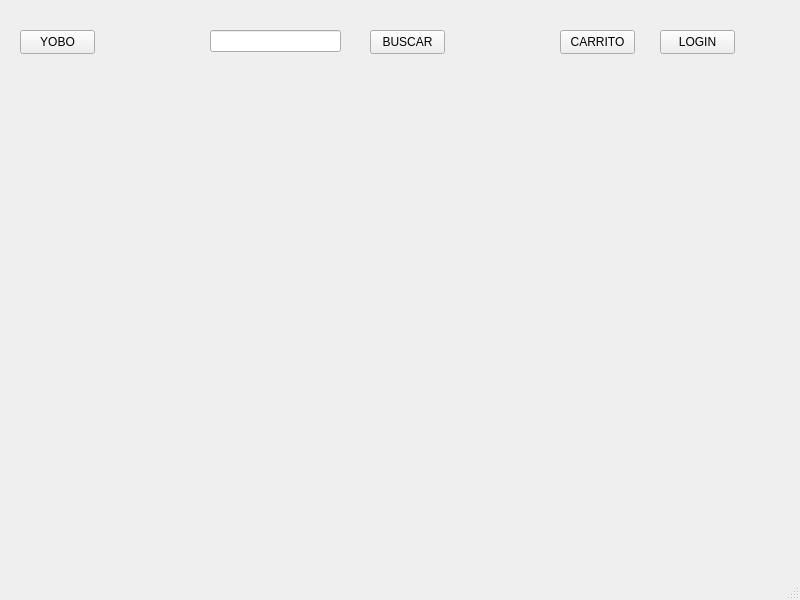
<?xml version="1.0" encoding="UTF-8"?>
<ui version="4.0">
 <class>MainWindow</class>
 <widget class="QMainWindow" name="MainWindow">
  <property name="geometry">
   <rect>
    <x>0</x>
    <y>0</y>
    <width>800</width>
    <height>600</height>
   </rect>
  </property>
  <property name="windowTitle">
   <string>MainWindow</string>
  </property>
  <widget class="QWidget" name="centralwidget">
   <widget class="QStackedWidget" name="stackedWidget">
    <property name="geometry">
     <rect>
      <x>0</x>
      <y>10</y>
      <width>781</width>
      <height>551</height>
     </rect>
    </property>
    <property name="currentIndex">
     <number>0</number>
    </property>
    <widget class="QWidget" name="pagePRINCIPAL">
     <widget class="QPushButton" name="pushButtonYOBO">
      <property name="geometry">
       <rect>
        <x>20</x>
        <y>20</y>
        <width>75</width>
        <height>24</height>
       </rect>
      </property>
      <property name="text">
       <string>YOBO</string>
      </property>
     </widget>
     <widget class="QPushButton" name="pushButtonLOGIN">
      <property name="geometry">
       <rect>
        <x>660</x>
        <y>20</y>
        <width>75</width>
        <height>24</height>
       </rect>
      </property>
      <property name="text">
       <string>LOGIN</string>
      </property>
     </widget>
     <widget class="QPushButton" name="pushButtonBUSCAR">
      <property name="geometry">
       <rect>
        <x>370</x>
        <y>20</y>
        <width>75</width>
        <height>24</height>
       </rect>
      </property>
      <property name="text">
       <string>BUSCAR</string>
      </property>
     </widget>
     <widget class="QPushButton" name="pushButtonCARRITO">
      <property name="geometry">
       <rect>
        <x>560</x>
        <y>20</y>
        <width>75</width>
        <height>24</height>
       </rect>
      </property>
      <property name="text">
       <string>CARRITO</string>
      </property>
     </widget>
     <widget class="QLineEdit" name="lineEditBUSCADOR">
      <property name="geometry">
       <rect>
        <x>210</x>
        <y>20</y>
        <width>131</width>
        <height>22</height>
       </rect>
      </property>
     </widget>
    </widget>
    <widget class="QWidget" name="pageCARRITO">
     <widget class="QPushButton" name="pushButtonYOBO_2">
      <property name="geometry">
       <rect>
        <x>10</x>
        <y>10</y>
        <width>75</width>
        <height>24</height>
       </rect>
      </property>
      <property name="text">
       <string>YOBO</string>
      </property>
     </widget>
     <widget class="QLabel" name="labelCARRITO">
      <property name="geometry">
       <rect>
        <x>290</x>
        <y>40</y>
        <width>49</width>
        <height>16</height>
       </rect>
      </property>
      <property name="text">
       <string>Carrito</string>
      </property>
     </widget>
    </widget>
    <widget class="QWidget" name="pageLOGIN">
     <widget class="QPushButton" name="pushButtonYOBO_3">
      <property name="geometry">
       <rect>
        <x>280</x>
        <y>60</y>
        <width>161</width>
        <height>31</height>
       </rect>
      </property>
      <property name="text">
       <string>YOBO</string>
      </property>
     </widget>
     <widget class="QPushButton" name="pushButtonINICIARSESION">
      <property name="geometry">
       <rect>
        <x>270</x>
        <y>120</y>
        <width>181</width>
        <height>41</height>
       </rect>
      </property>
      <property name="text">
       <string>INICIAR SESIÓN</string>
      </property>
     </widget>
     <widget class="QPushButton" name="pushButtonCREARCUENTA">
      <property name="geometry">
       <rect>
        <x>270</x>
        <y>180</y>
        <width>181</width>
        <height>41</height>
       </rect>
      </property>
      <property name="text">
       <string>CREAR CUENTA</string>
      </property>
     </widget>
     <widget class="QLabel" name="labelLOGIN">
      <property name="geometry">
       <rect>
        <x>330</x>
        <y>10</y>
        <width>49</width>
        <height>16</height>
       </rect>
      </property>
      <property name="text">
       <string>Login</string>
      </property>
     </widget>
    </widget>
    <widget class="QWidget" name="page">
     <widget class="QPushButton" name="pushButtonYOBO_5">
      <property name="geometry">
       <rect>
        <x>30</x>
        <y>10</y>
        <width>75</width>
        <height>24</height>
       </rect>
      </property>
      <property name="text">
       <string>YOBO</string>
      </property>
     </widget>
     <widget class="QLabel" name="labelINICIARSESION">
      <property name="geometry">
       <rect>
        <x>300</x>
        <y>10</y>
        <width>101</width>
        <height>51</height>
       </rect>
      </property>
      <property name="text">
       <string>Iniciar Sesion</string>
      </property>
     </widget>
     <widget class="QLabel" name="labelINGRESARCORREO">
      <property name="geometry">
       <rect>
        <x>100</x>
        <y>150</y>
        <width>161</width>
        <height>16</height>
       </rect>
      </property>
      <property name="text">
       <string>Ingresar Correo Electronico</string>
      </property>
     </widget>
     <widget class="QLabel" name="labelINGRESARCONTRA">
      <property name="geometry">
       <rect>
        <x>100</x>
        <y>200</y>
        <width>161</width>
        <height>16</height>
       </rect>
      </property>
      <property name="text">
       <string>Ingresar Contraseña</string>
      </property>
     </widget>
     <widget class="QLineEdit" name="lineEditRECIBIRCORREO">
      <property name="geometry">
       <rect>
        <x>300</x>
        <y>150</y>
        <width>131</width>
        <height>22</height>
       </rect>
      </property>
     </widget>
     <widget class="QLineEdit" name="lineEditRECIBIRCONTRA">
      <property name="geometry">
       <rect>
        <x>300</x>
        <y>190</y>
        <width>131</width>
        <height>22</height>
       </rect>
      </property>
     </widget>
     <widget class="QPushButton" name="pushButtonINICIARSESION_LOG">
      <property name="geometry">
       <rect>
        <x>280</x>
        <y>250</y>
        <width>151</width>
        <height>24</height>
       </rect>
      </property>
      <property name="text">
       <string>INICIAR SESION</string>
      </property>
     </widget>
    </widget>
    <widget class="QWidget" name="page_4">
     <widget class="QPushButton" name="pushButtonYOBO_4">
      <property name="geometry">
       <rect>
        <x>20</x>
        <y>10</y>
        <width>75</width>
        <height>24</height>
       </rect>
      </property>
      <property name="text">
       <string>YOBO</string>
      </property>
     </widget>
     <widget class="QLabel" name="labelCREARCUENTA">
      <property name="geometry">
       <rect>
        <x>290</x>
        <y>20</y>
        <width>141</width>
        <height>41</height>
       </rect>
      </property>
      <property name="text">
       <string>CREAR CUENTA</string>
      </property>
     </widget>
     <widget class="QPushButton" name="pushButtonCREARCUENTA_LOG">
      <property name="geometry">
       <rect>
        <x>290</x>
        <y>370</y>
        <width>151</width>
        <height>24</height>
       </rect>
      </property>
      <property name="text">
       <string>CREAR CUENTA</string>
      </property>
     </widget>
     <widget class="QLineEdit" name="lineEditRECIBIRCONTRA_USER">
      <property name="geometry">
       <rect>
        <x>410</x>
        <y>270</y>
        <width>131</width>
        <height>22</height>
       </rect>
      </property>
     </widget>
     <widget class="QLabel" name="labelINGRESARCONTRA_CREAR_USER">
      <property name="geometry">
       <rect>
        <x>210</x>
        <y>270</y>
        <width>161</width>
        <height>16</height>
       </rect>
      </property>
      <property name="text">
       <string>Ingresar Contraseña</string>
      </property>
     </widget>
     <widget class="QLineEdit" name="lineEditRECIBIRCORREO_USER">
      <property name="geometry">
       <rect>
        <x>410</x>
        <y>230</y>
        <width>131</width>
        <height>22</height>
       </rect>
      </property>
     </widget>
     <widget class="QLabel" name="labelINGRESARCORREO_CREAR_USER">
      <property name="geometry">
       <rect>
        <x>210</x>
        <y>230</y>
        <width>161</width>
        <height>16</height>
       </rect>
      </property>
      <property name="text">
       <string>Ingresar Correo Electronico</string>
      </property>
     </widget>
     <widget class="QLabel" name="labelINGRESARNOMBRE_USER">
      <property name="geometry">
       <rect>
        <x>200</x>
        <y>130</y>
        <width>161</width>
        <height>16</height>
       </rect>
      </property>
      <property name="text">
       <string>Ingresar el Nombre del usuario</string>
      </property>
     </widget>
     <widget class="QLabel" name="labelINGRESARCELULAR_USER">
      <property name="geometry">
       <rect>
        <x>200</x>
        <y>170</y>
        <width>161</width>
        <height>16</height>
       </rect>
      </property>
      <property name="text">
       <string>Ingresar el Celular del usuario</string>
      </property>
     </widget>
     <widget class="QLabel" name="labelINGRESARDNI_USER">
      <property name="geometry">
       <rect>
        <x>200</x>
        <y>200</y>
        <width>161</width>
        <height>16</height>
       </rect>
      </property>
      <property name="text">
       <string>Ingresar el DNI del usuario</string>
      </property>
     </widget>
     <widget class="QLineEdit" name="lineEditRECIBIRNOMBRE_USER">
      <property name="geometry">
       <rect>
        <x>410</x>
        <y>130</y>
        <width>131</width>
        <height>22</height>
       </rect>
      </property>
     </widget>
     <widget class="QLineEdit" name="lineEditRECIBIRCELULAR_USER">
      <property name="geometry">
       <rect>
        <x>410</x>
        <y>160</y>
        <width>131</width>
        <height>22</height>
       </rect>
      </property>
     </widget>
     <widget class="QLineEdit" name="lineEditRECIBIRDNI_USER">
      <property name="geometry">
       <rect>
        <x>410</x>
        <y>200</y>
        <width>131</width>
        <height>22</height>
       </rect>
      </property>
     </widget>
    </widget>
   </widget>
  </widget>
  <widget class="QMenuBar" name="menubar">
   <property name="geometry">
    <rect>
     <x>0</x>
     <y>0</y>
     <width>800</width>
     <height>22</height>
    </rect>
   </property>
  </widget>
  <widget class="QStatusBar" name="statusbar"/>
 </widget>
 <resources/>
 <connections/>
</ui>
